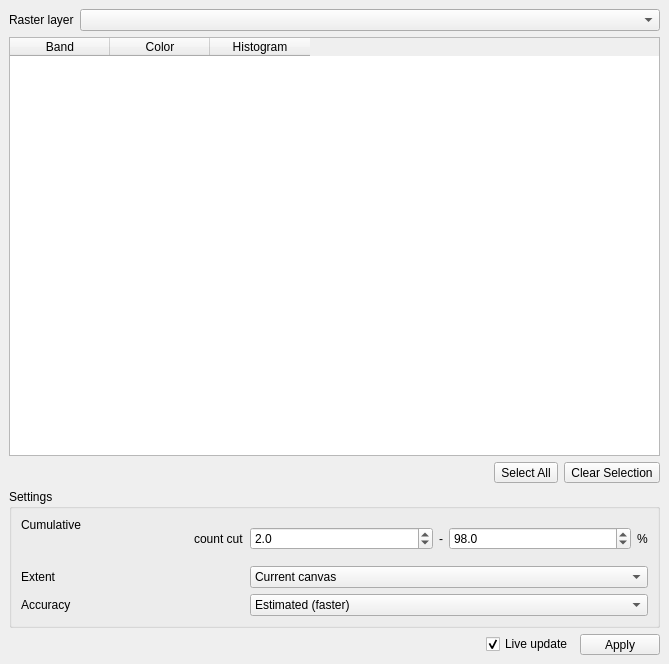
<?xml version="1.0" encoding="UTF-8"?>
<ui version="4.0">
    <class>MainWindow</class>
    <widget class="QMainWindow" name="MainWindow">
        <property name="geometry">
            <rect>
                <x>0</x>
                <y>0</y>
                <width>669</width>
                <height>664</height>
            </rect>
        </property>
        <property name="windowTitle">
            <string>Enhanced Multiband Color Rendering</string>
        </property>
        <widget class="QWidget" name="centralwidget">
            <layout class="QVBoxLayout" name="verticalLayout" stretch="0,0,0,1,0">
                <item>
                    <layout class="QFormLayout" name="formLayout_2">
                        <item row="0" column="0">
                            <widget class="QLabel" name="label_4">
                                <property name="sizePolicy">
                                    <sizepolicy hsizetype="Fixed" vsizetype="Preferred">
                                        <horstretch>0</horstretch>
                                        <verstretch>0</verstretch>
                                    </sizepolicy>
                                </property>
                                <property name="text">
                                    <string>Raster layer</string>
                                </property>
                            </widget>
                        </item>
                        <item row="0" column="1">
                            <widget class="QgsMapLayerComboBox" name="mLayer">
                                <property name="currentIndex">
                                    <number>-1</number>
                                </property>
                                <property name="allowEmptyLayer">
                                    <bool>true</bool>
                                </property>
                            </widget>
                        </item>
                    </layout>
                </item>
                <item>
                    <widget class="QTableWidget" name="mTable">
                        <property name="selectionMode">
                            <enum>QAbstractItemView::SingleSelection</enum>
                        </property>
                        <property name="selectionBehavior">
                            <enum>QAbstractItemView::SelectRows</enum>
                        </property>
                        <attribute name="horizontalHeaderStretchLastSection">
                            <bool>false</bool>
                        </attribute>
                        <column>
                            <property name="text">
                                <string>Band</string>
                            </property>
                        </column>
                        <column>
                            <property name="text">
                                <string>Color</string>
                            </property>
                        </column>
                        <column>
                            <property name="text">
                                <string>Histogram</string>
                            </property>
                        </column>
                    </widget>
                </item>
                <item>
                    <layout class="QHBoxLayout" name="horizontalLayout">
                        <item>
                            <spacer name="horizontalSpacer_2">
                                <property name="orientation">
                                    <enum>Qt::Horizontal</enum>
                                </property>
                                <property name="sizeHint" stdset="0">
                                    <size>
                                        <width>40</width>
                                        <height>20</height>
                                    </size>
                                </property>
                            </spacer>
                        </item>
                        <item>
                            <widget class="QToolButton" name="mSelectAll">
                                <property name="text">
                                    <string>Select All</string>
                                </property>
                            </widget>
                        </item>
                        <item>
                            <widget class="QToolButton" name="mClearSelection">
                                <property name="text">
                                    <string>Clear Selection</string>
                                </property>
                            </widget>
                        </item>
                    </layout>
                </item>
                <item>
                    <widget class="QgsCollapsibleGroupBox" name="mGroupBox">
                        <property name="sizePolicy">
                            <sizepolicy hsizetype="Preferred" vsizetype="Fixed">
                                <horstretch>0</horstretch>
                                <verstretch>0</verstretch>
                            </sizepolicy>
                        </property>
                        <property name="title">
                            <string>Settings</string>
                        </property>
                        <layout class="QVBoxLayout" name="verticalLayout_2">
                            <item>
                                <layout class="QFormLayout" name="formLayout_3">
                                    <item row="1" column="0">
                                        <widget class="QLabel" name="label_34">
                                            <property name="sizePolicy">
                                                <sizepolicy hsizetype="Fixed" vsizetype="Preferred">
                                                    <horstretch>0</horstretch>
                                                    <verstretch>0</verstretch>
                                                </sizepolicy>
                                            </property>
                                            <property name="text">
                                                <string>Extent</string>
                                            </property>
                                        </widget>
                                    </item>
                                    <item row="1" column="1">
                                        <widget class="QComboBox" name="mExtent">
                                            <property name="toolTip">
                                                <string>The Statistics extent.</string>
                                            </property>
                                            <property name="currentIndex">
                                                <number>1</number>
                                            </property>
                                            <item>
                                                <property name="text">
                                                    <string>Whole raster</string>
                                                </property>
                                            </item>
                                            <item>
                                                <property name="text">
                                                    <string>Current canvas</string>
                                                </property>
                                            </item>
                                        </widget>
                                    </item>
                                    <item row="2" column="0">
                                        <widget class="QLabel" name="label_35">
                                            <property name="sizePolicy">
                                                <sizepolicy hsizetype="Fixed" vsizetype="Preferred">
                                                    <horstretch>0</horstretch>
                                                    <verstretch>0</verstretch>
                                                </sizepolicy>
                                            </property>
                                            <property name="text">
                                                <string>Accuracy</string>
                                            </property>
                                        </widget>
                                    </item>
                                    <item row="2" column="1">
                                        <widget class="QComboBox" name="mAccuracy">
                                            <property name="toolTip">
                                                <string>The calculation accuracy.</string>
                                            </property>
                                            <property name="currentIndex">
                                                <number>0</number>
                                            </property>
                                            <item>
                                                <property name="text">
                                                    <string>Estimated (faster)</string>
                                                </property>
                                            </item>
                                            <item>
                                                <property name="text">
                                                    <string>Actual (slower)</string>
                                                </property>
                                            </item>
                                        </widget>
                                    </item>
                                    <item row="0" column="0">
                                        <widget class="QLabel" name="label_9">
                                            <property name="text">
                                                <string>Cumulative
                                                    count cut
                                                </string>
                                            </property>
                                        </widget>
                                    </item>
                                    <item row="0" column="1">
                                        <layout class="QHBoxLayout" name="horizontalLayout_6">
                                            <item>
                                                <widget class="QgsDoubleSpinBox" name="mP1">
                                                    <property name="sizePolicy">
                                                        <sizepolicy hsizetype="Preferred" vsizetype="Fixed">
                                                            <horstretch>0</horstretch>
                                                            <verstretch>0</verstretch>
                                                        </sizepolicy>
                                                    </property>
                                                    <property name="decimals">
                                                        <number>1</number>
                                                    </property>
                                                    <property name="maximum">
                                                        <double>50.000000000000000</double>
                                                    </property>
                                                    <property name="value">
                                                        <double>2.000000000000000</double>
                                                    </property>
                                                </widget>
                                            </item>
                                            <item>
                                                <widget class="QLabel" name="label_10">
                                                    <property name="sizePolicy">
                                                        <sizepolicy hsizetype="Fixed" vsizetype="Preferred">
                                                            <horstretch>0</horstretch>
                                                            <verstretch>0</verstretch>
                                                        </sizepolicy>
                                                    </property>
                                                    <property name="text">
                                                        <string>-</string>
                                                    </property>
                                                </widget>
                                            </item>
                                            <item>
                                                <widget class="QgsDoubleSpinBox" name="mP2">
                                                    <property name="sizePolicy">
                                                        <sizepolicy hsizetype="Preferred" vsizetype="Fixed">
                                                            <horstretch>0</horstretch>
                                                            <verstretch>0</verstretch>
                                                        </sizepolicy>
                                                    </property>
                                                    <property name="decimals">
                                                        <number>1</number>
                                                    </property>
                                                    <property name="minimum">
                                                        <double>51.000000000000000</double>
                                                    </property>
                                                    <property name="value">
                                                        <double>98.000000000000000</double>
                                                    </property>
                                                    <property name="clearValue">
                                                        <bool>false</bool>
                                                    </property>
                                                </widget>
                                            </item>
                                            <item>
                                                <widget class="QLabel" name="label_11">
                                                    <property name="sizePolicy">
                                                        <sizepolicy hsizetype="Fixed" vsizetype="Preferred">
                                                            <horstretch>0</horstretch>
                                                            <verstretch>0</verstretch>
                                                        </sizepolicy>
                                                    </property>
                                                    <property name="text">
                                                        <string>%</string>
                                                    </property>
                                                </widget>
                                            </item>
                                        </layout>
                                    </item>
                                </layout>
                            </item>
                        </layout>
                    </widget>
                </item>
                <item>
                    <layout class="QHBoxLayout" name="horizontalLayout_2">
                        <item>
                            <spacer name="horizontalSpacer">
                                <property name="orientation">
                                    <enum>Qt::Horizontal</enum>
                                </property>
                                <property name="sizeHint" stdset="0">
                                    <size>
                                        <width>40</width>
                                        <height>20</height>
                                    </size>
                                </property>
                            </spacer>
                        </item>
                        <item>
                            <widget class="QCheckBox" name="mLiveUpdate">
                                <property name="toolTip">
                                    <string>Whether to auto-apply styling.</string>
                                </property>
                                <property name="text">
                                    <string>Live update</string>
                                </property>
                                <property name="checked">
                                    <bool>true</bool>
                                </property>
                            </widget>
                        </item>
                        <item>
                            <widget class="QToolButton" name="mApply">
                                <property name="sizePolicy">
                                    <sizepolicy hsizetype="Fixed" vsizetype="Fixed">
                                        <horstretch>0</horstretch>
                                        <verstretch>0</verstretch>
                                    </sizepolicy>
                                </property>
                                <property name="minimumSize">
                                    <size>
                                        <width>80</width>
                                        <height>0</height>
                                    </size>
                                </property>
                                <property name="toolTip">
                                    <string>Apply style.</string>
                                </property>
                                <property name="text">
                                    <string>Apply</string>
                                </property>
                            </widget>
                        </item>
                    </layout>
                </item>
            </layout>
        </widget>
    </widget>
    <customwidgets>
        <customwidget>
            <class>QgsCollapsibleGroupBox</class>
            <extends>QGroupBox</extends>
            <header>qgscollapsiblegroupbox.h</header>
            <container>1</container>
        </customwidget>
        <customwidget>
            <class>QgsDoubleSpinBox</class>
            <extends>QDoubleSpinBox</extends>
            <header>qgsdoublespinbox.h</header>
        </customwidget>
        <customwidget>
            <class>QgsMapLayerComboBox</class>
            <extends>QComboBox</extends>
            <header>qgsmaplayercombobox.h</header>
        </customwidget>
    </customwidgets>
    <resources/>
    <connections/>
</ui>
